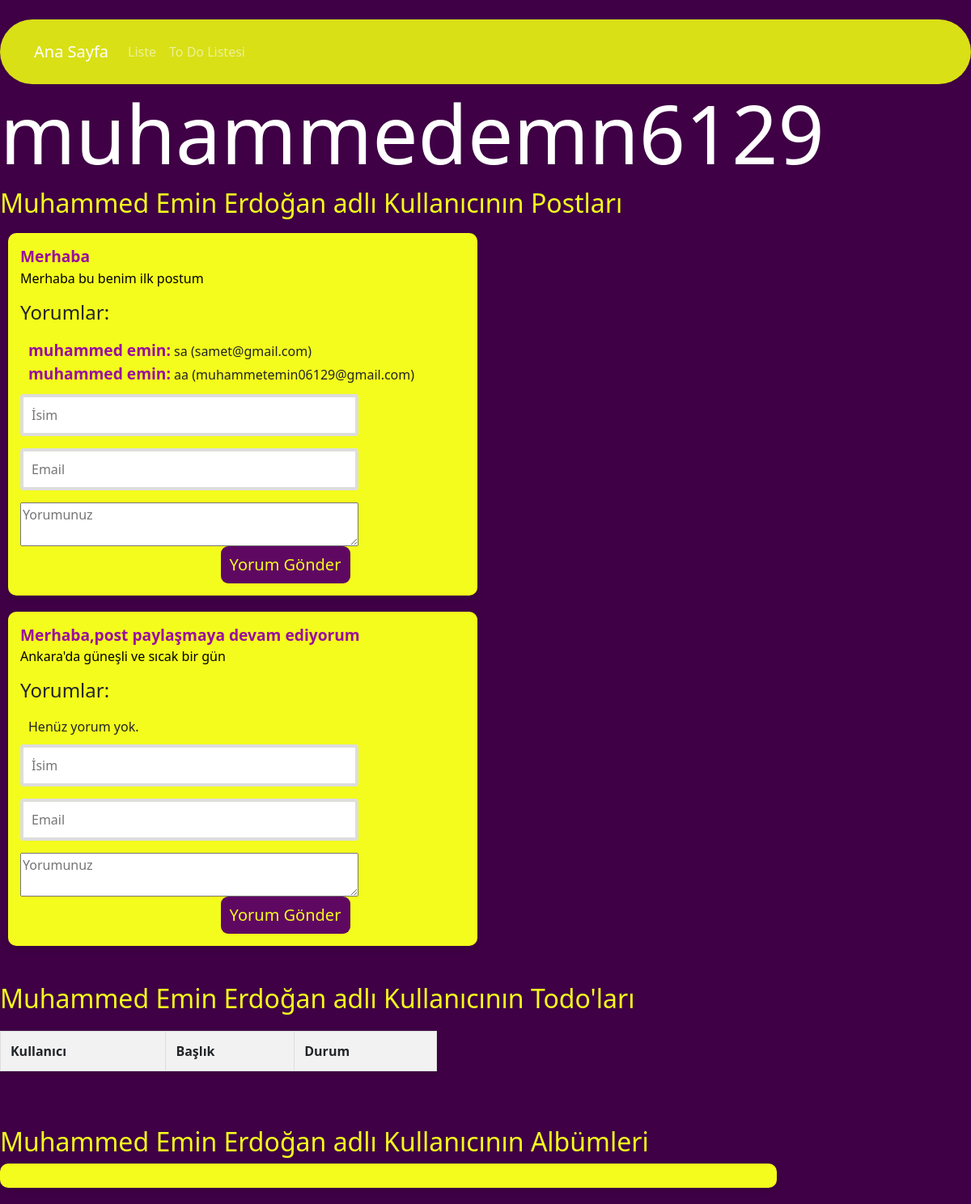
Screenshot of /user/2/details/ with the database file from the repository.
### kdapp/models.py (models this page shows, shortened)
class  User(models.Model):
    name=models.CharField(max_length=50)
    surname=models.CharField(max_length=50)
    username=models.CharField(max_length=30,editable=True)
    email=models.EmailField( max_length=254,null=True)
    adress=models.JSONField(default=dict, null=True, help_text="Adres bilgilerini JSON formatında giriniz.")
    phone=PhoneNumberField(max_length=17,default='N/A',null=True,blank=True)
    website=models.CharField(max_length=100)
    company=models.JSONField(default=dict,null=True)
    latitude = models.DecimalField(max_digits=9, decimal_places=6, null=True, blank=True)
    longitude = models.DecimalField(max_digits=9, decimal_places=6, null=True, blank=True)

class  Post(models.Model):
      user=models.ForeignKey(User,on_delete=models.CASCADE,related_name='posts')
      title=models.CharField(max_length=100)
      body=models.TextField()

class Comment(models.Model):
    post = models.ForeignKey('Post', on_delete=models.CASCADE, related_name='comments')
    user = models.ForeignKey(User, on_delete=models.CASCADE, related_name='comments',null=True, blank=True)
    name = models.CharField(max_length=255)
    email = models.EmailField()
    body = models.TextField()
    created_at = models.DateTimeField(auto_now_add=True)

### kdapp/views.py (the view)
# urls.py: path('user/<int:user_id>/details/', views.KullaniciDetay, name='kullanicidetay'),
def KullaniciDetay(request, user_id):
    user = get_object_or_404(User, id=user_id)
    posts = Post.objects.filter(user=user)
    albums = Album.objects.filter(user=user)
    todos=ToDo.objects.filter(user=user)
    album_photos = []
    for album in albums:
        photos = Photo.objects.filter(album=album)
        album_photos.append({
            'album': album,
            'photos': photos,
        })
    return render(request, 'kullanicidetay.html', {
        'user': user,
        'posts': posts,
        'album_photos': album_photos,
        'todos':todos,
    })

### kdapp/templates/kullanicidetay.html (shortened to what this page needs)
{% extends "base.html" %}
{% load static %}
{% block css_files %}
<link rel="stylesheet" href="{% static  'kdapp/css/style1.css' %}">
{% endblock %}
{%block content%}
<h1 class="kullaniciadi">{{ user.username }}</h1>
<h2 class="kullanicipost">{{ user.name }} {{ user.surname }}  adlı Kullanıcının  Postları </h2>
  <div class="post-section">
    <ul>
        {% for post in posts %}
            <li class="post">
                <strong>{{ post.title }}</strong><br>
                <p>{{ post.body }}</p>
                <h4>Yorumlar:</h4>
                <ul>
                    {% for comment in post.comments.all %}
                        <li>
                            <strong>{{ comment.name }}:</strong> {{ comment.body }} ({{ comment.email }})
                        </li>
                    {% empty %}
                        <li>Henüz yorum yok.</li>
                    {% endfor %}
                </ul>
                <form method="POST">
                    <input type="text" class ="isimyaz" name="name" placeholder="İsim" required>
                    <input type="email" class="emailyaz" name="email" placeholder="Email" required>
                    <textarea name="body"  class="yorumyaz"placeholder="Yorumunuz" required></textarea>
                    <button type="submit" class="yorumgönder">Yorum Gönder</button>
                </form>
            </li>
        {% empty %}
            <li>Bu kullanıcı henüz post paylaşmamış.</li>
        {% endfor %}
    </ul>
</div>
<h2>{{ user.name }} {{ user.surname }}   adlı Kullanıcının  Todo'ları</h2>
<div class="detaytodo">
    <table>
        <thead>
            <tr>
                <th>Kullanıcı</th>
                <th>Başlık</th>
                <th>Durum</th>
            </tr>
        </thead>
    </table>
</div>
<br><br>
<h2>{{ user.name }} {{ user.surname }}   adlı Kullanıcının  Albümleri</h2>
<div class="album-section">
</div>
{% endblock %}

### static/css/base.css (style rules this page uses)
body { background-color:#3f0045; }
table { width: 100%; border-collapse: collapse; margin: 20px 0; font-size: 16px; text-align: left; }
table, th, td { border: 1px solid #ddd; }
th, td { padding: 12px; }
th { background-color: #f2f2f2; font-weight: bold; }
tr { background-color: #ffffff; }
button { padding: 8px; background-color: rgba(244, 252, 29); color: #5f0862;; font-size: 20px; border: 2px; border-radius: 9px; cursor: pointer; width: 20vh; margin-left:45% ; }
.post-section { max-width: 600px; background-color: #3f0045; }
.post-section ul { list-style-type: none; padding: 10px; }
.post { background-color:rgba(244, 252, 29); border-radius: 10px; box-shadow: 0 4px 8px rgba(0, 0, 0, 0.1); padding: 15px; margin-bottom: 20px; transition: transform 0.2s; }
.post strong { font-size: 1.2em; color: #990e9e; }
.post p { font-size: 1em; color:#000000; }
.album-section { width: 80%; background-color:rgba(244, 252, 29); border-radius: 10px; box-shadow: 0 4px 8px rgba(0, 0, 0, 0.1); padding: 15px; margin-bottom: 20px; transition: transform 0.2s; }
input[type="text"] { padding: 10px; margin-bottom: 15px; border-radius: 4px; border: 4px solid #ddd; font-size: 16px; }
input[type="email"] { padding: 10px; margin-bottom: 15px; border-radius: 4px; border: 4px solid #ddd; font-size: 16px; }

### kdapp/static/kdapp/css/style1.css (style rules this page uses)
h1 { color: #f8f8f8; font-size: 100px; }
h2 { color: rgba(244, 252, 29); }
form { display: flex; flex-direction: column; }
.kullaniciadi { color: #ffffff; font-size: 100px; }
.kullanicipost { color: rgba(244, 252, 29); }
.yorumgönder { background-color: #5f0862; color: rgba(244, 252, 29); }
.isimyaz { width: 76%; padding: 10px; margin-bottom: 15px; border-radius: 4px; border: 4px solid #ddd; font-size: 16px; }
.emailyaz { width: 76%; padding: 10px; margin-bottom: 15px; border-radius: 4px; border: 4px solid #ddd; font-size: 16px; }
.yorumyaz { width: 76%; }
.detaytodo { background-color: rgba(244, 252, 29); width: 45%; border-radius: 10px; box-shadow: 0 4px 8px rgba(0, 0, 0, 0.1); transition: transform 0.2s; }
.isimyaz { padding: 10px; margin-bottom: 15px; border-radius: 4px; border: 4px solid #ddd; font-size: 16px; }

### rows the page displays
User: username "muhammedemn6129", name "Muhammed Emin", surname "Erdoğan"
Post: title "Merhaba", body "Merhaba bu benim ilk postum"
Comment: name "muhammed emin", body "sa", email "samet@gmail.com"
Comment: name "muhammed emin", body "aa", email "muhammetemin06129@gmail.com"
Post: title "Merhaba,post paylaşmaya devam ediyorum", body "Ankara'da güneşli ve sıcak bir gün"
